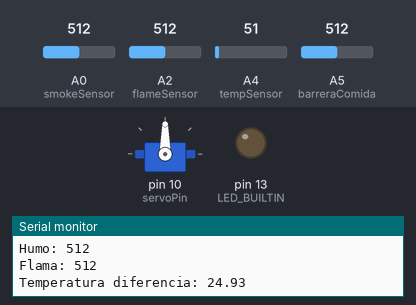
Bench run of a sketch on a simulated Arduino Uno, built with avr-gcc and run on an emulated ATmega328P. On the bench: servo, output pins drawn as LEDs (lit = HIGH), the last lines printed to the serial monitor. Inputs (shaded band) come from the test bench; at power-on: A2 (flameSensor) = 512, A5 (barreraComida) = 512, A0 (smokeSensor) = 512, A4 (tempSensor) = 51.

Above: at 1.8 s.
1.9 s: A2 (flameSensor) set to 488
At 2.6 s:
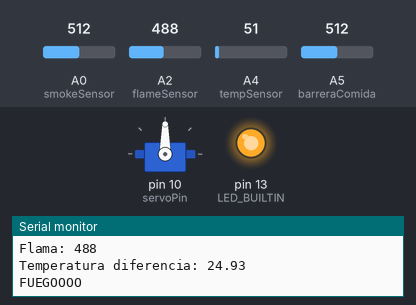
At 3.6 s:
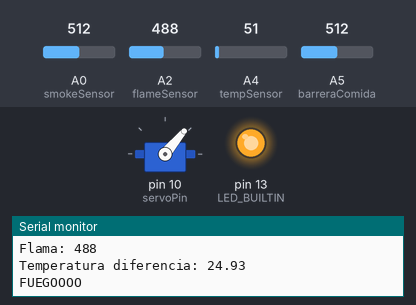
4.5 s: A5 (barreraComida) set to 940
11.5 s: A5 (barreraComida) set to 962
At 12.8 s:
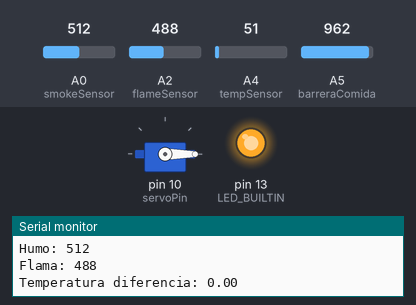
13.5 s: A0 (smokeSensor) set to 131
15.0 s: A0 (smokeSensor) set to 112
18.5 s: A5 (barreraComida) set to 716
At 22.1 s:
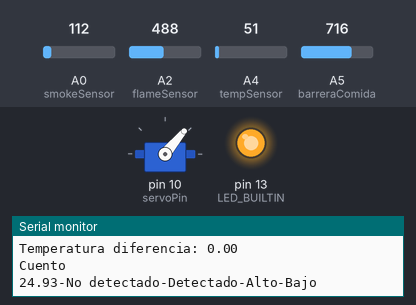
Timing chart, 0 to 23.5 s (numbered marks = the images above; inputs shaded):
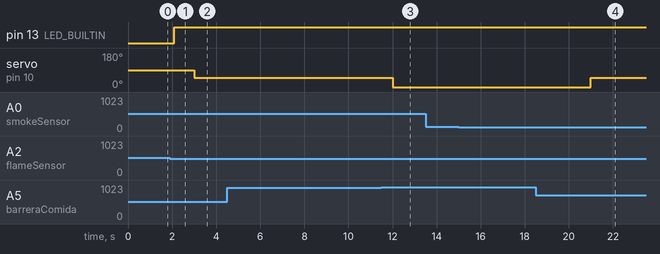

The sketch:

PajareraArduino.ino
```cpp
#include <MsTimer2.h>
#include <SoftwareSerial.h>
#include <Servo.h>

SoftwareSerial BT(3, 2);
const int smokeSensor = A0;
const int flameSensor = A2;
const int tempSensor = A4;
const int sensorMin = 0;
const int sensorMax = 1023;
const int buzzer = 9;
const int servoPin = 10;
const int barreraComida = A5;
float nextTemp = 0;
int contador = 0;
int flag = 0;
int flameReading;
int smokeReading;
float tempReading;
Servo servo;
void setup() {

  pinMode(LED_BUILTIN, OUTPUT);
  MsTimer2::set(1000, getTemperature);
  MsTimer2::start();
  servo.attach(servoPin);
  interrupts();
  BT.begin(9600);
  Serial.begin(9600);


}
void getTemperature() {
  Serial.println("Cuento");
  String paquete;
  contador++;
  if (contador % 5 == 0) {
    Serial.println("TEMPERATURA");
    nextTemp = analogRead(tempSensor) * (5.0 / 1023.0) * 100;
  }
  if (contador % 3 == 0) {
    Serial.println("comida");
    if (analogRead(barreraComida) < 950) {
      servo.write(50);
    } else {
      servo.write(-50);
    }
  }
  if (contador == 15) {
    contador = 0;
  }
  flag = 1;

  paquete = tempReading;
  if (smokeReading < 120) {
    paquete.concat("-No detectado");
  } else {
    paquete.concat("-Detectado");
    }
  if (flameReading > 500) {
      paquete.concat("-No detectado");
  } else {
    paquete.concat("-Detectado");
  }
  paquete.concat("-Alto");
  paquete.concat("-Bajo");
  Serial.println(paquete);
  BT.println(paquete);
  paquete = "";

}


void loop() {
  flameReading = analogRead(flameSensor);
  smokeReading = analogRead(smokeSensor);
  tempReading = analogRead(tempSensor) * (5.0 / 1023.0) * 100;
  Serial.print("Humo: ");
  Serial.print(smokeReading);
  Serial.println();
  Serial.print("Flama: ");
  Serial.print(flameReading);
  Serial.println();
  Serial.println();
  Serial.print("Temperatura diferencia: ");
  Serial.print(tempReading - nextTemp);
  Serial.println();
  if (flameReading <= 500 && smokeReading >= 120 && tempReading - nextTemp >= 5 ) {
    Serial.println("FUEGOOOO");
    digitalWrite(LED_BUILTIN, HIGH);
    //tone(buzzer, 1000);
  }
  delay(1000);


}
```

Measured:
- the behaviour switches between 501 and 500 on A2 (flameSensor) (found by bisection; images 0 and 1)
- the behaviour switches between 949 and 950 on A5 (barreraComida) (found by bisection; images 2 and 3)
- after the input at 1.9 s, pin 13 (LED_BUILTIN): LOW → HIGH after 0.19 s
- after the input at 11.5 s, servo on pin 10 (servoPin): 50° → 0° after 0.50 s
- after the input at 18.5 s, servo on pin 10 (servoPin): 0° → 50° after 2.5 s
